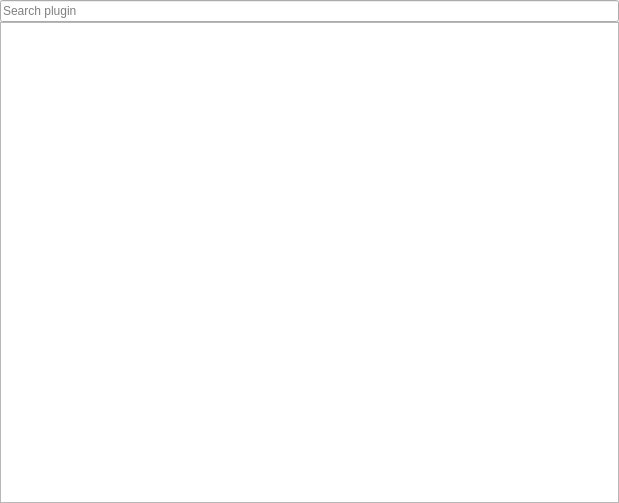
<?xml version="1.0" encoding="UTF-8"?>
<ui version="4.0">
 <class>PluginSettingsWidget</class>
 <widget class="QWidget" name="PluginSettingsWidget">
  <property name="geometry">
   <rect>
    <x>0</x>
    <y>0</y>
    <width>619</width>
    <height>503</height>
   </rect>
  </property>
  <property name="windowTitle">
   <string>Plugins</string>
  </property>
  <layout class="QVBoxLayout" name="verticalLayout">
   <property name="spacing">
    <number>0</number>
   </property>
   <property name="leftMargin">
    <number>0</number>
   </property>
   <property name="topMargin">
    <number>0</number>
   </property>
   <property name="rightMargin">
    <number>0</number>
   </property>
   <property name="bottomMargin">
    <number>0</number>
   </property>
   <item>
    <widget class="QLineEdit" name="m_plugin_search">
     <property name="focusPolicy">
      <enum>Qt::ClickFocus</enum>
     </property>
     <property name="readOnly">
      <bool>false</bool>
     </property>
     <property name="placeholderText">
      <string>Search plugin</string>
     </property>
    </widget>
   </item>
   <item>
    <widget class="qtils::QtMouseOverSelectableListView" name="m_plugin_list_view">
     <property name="mouseTracking">
      <bool>true</bool>
     </property>
     <property name="focusPolicy">
      <enum>Qt::StrongFocus</enum>
     </property>
     <property name="editTriggers">
      <set>QAbstractItemView::AllEditTriggers</set>
     </property>
     <property name="selectionMode">
      <enum>QAbstractItemView::SingleSelection</enum>
     </property>
     <property name="selectionRectVisible">
      <bool>false</bool>
     </property>
    </widget>
   </item>
  </layout>
 </widget>
 <customwidgets>
  <customwidget>
   <class>qtils::QtMouseOverSelectableListView</class>
   <extends>QListView</extends>
   <header location="global">qtils/view/mouse_over_selectable_view.h</header>
  </customwidget>
 </customwidgets>
 <resources/>
 <connections/>
</ui>
